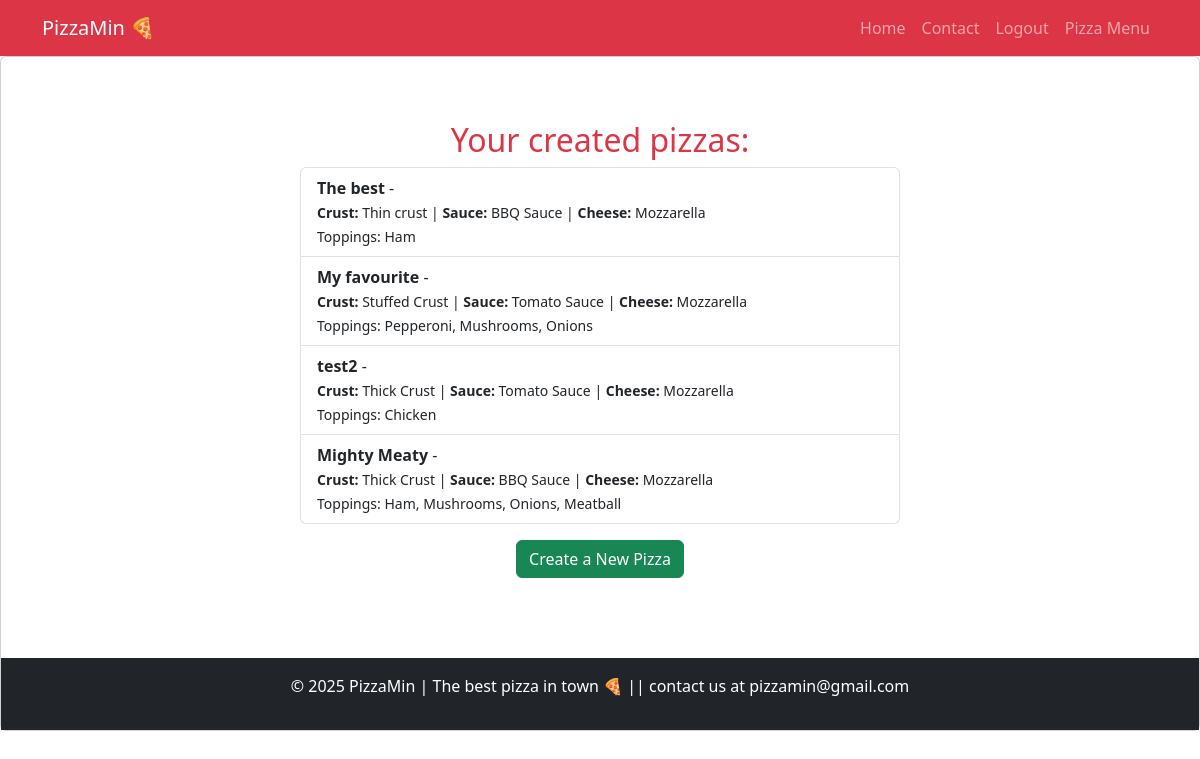
/pizzas/ (signed in), run on the app's committed database.
### pizzaApp/models.py (models this page shows, shortened)
class Pizza(models.Model):
    name = models.CharField(max_length=100)
    size = models.ForeignKey(Size, on_delete=models.CASCADE)
    crust = models.ForeignKey(Crust, on_delete=models.CASCADE)
    sauce = models.ForeignKey(Sauce, on_delete=models.CASCADE)
    cheese = models.ForeignKey(Cheese, on_delete=models.CASCADE)
    toppings = models.ManyToManyField(Topping)
    created_by = models.ForeignKey(User, on_delete=models.CASCADE)
    created_at = models.DateTimeField(auto_now_add=True)

class Crust(models.Model):
    name = models.CharField(max_length=20, unique=True)
    def __str__(self):
        return self.name

class Sauce(models.Model):
    name = models.CharField(max_length=20, unique=True)
    def __str__(self):
        return self.name

class Cheese(models.Model):
    name = models.CharField(max_length=20, unique=True)
    def __str__(self):
        return self.name

class Topping(models.Model):
    name = models.CharField(max_length=50, unique=True)

### pizzaApp/views.py (the view)
# urls.py: path("pizzas/", views.pizza_list, name="pizza_list"),
@login_required
def pizza_list(request):
    pizzas = Pizza.objects.filter(created_by=request.user)
    return render(request, "pizza_list.html", {"pizzas": pizzas})

### pizzaApp/templates/pizza_list.html
{% extends "base.html" %}
{% block content %}
<div class="container mt-5">
    <h2 class="text-center text-danger">Your created pizzas:</h2>
    <ul class="list-group mx-auto" style="max-width: 600px;">
        {% for pizza in pizzas %}
            <li class="list-group-item">
                <strong>{{ pizza.name }}</strong> - {{ pizza.get_size_display }} <br>
                <small>
                    <strong>Crust:</strong> {{ pizza.crust }} |
                    <strong>Sauce:</strong> {{ pizza.sauce }} |
                    <strong>Cheese:</strong> {{ pizza.cheese }}
                </small><br>
                <small>Toppings:
                    {% for topping in pizza.toppings.all %}
                        {{ topping.name }}{% if not forloop.last %}, {% endif %}
                    {% endfor %}
                </small>
            </li>
        {% endfor %}
    </ul>
    <p class="text-center mt-3">
        <a href="{% url 'create_pizza' %}" class="btn btn-success">Create a New Pizza</a>
    </p>
</div>
{% endblock %}

### data on the page
Pizza: name "The best", crust "Thin crust", sauce "BBQ Sauce", cheese "Mozzarella"
Topping: name "Ham"
Pizza: name "My favourite", crust "Stuffed Crust", sauce "Tomato Sauce", cheese "Mozzarella"
Topping: name "Pepperoni"
Topping: name "Mushrooms"
Topping: name "Onions"
Pizza: name "test2", crust "Thick Crust", sauce "Tomato Sauce", cheese "Mozzarella"
Topping: name "Chicken"
Pizza: name "Mighty Meaty", crust "Thick Crust", sauce "BBQ Sauce", cheese "Mozzarella"
Topping: name "Meatball"
